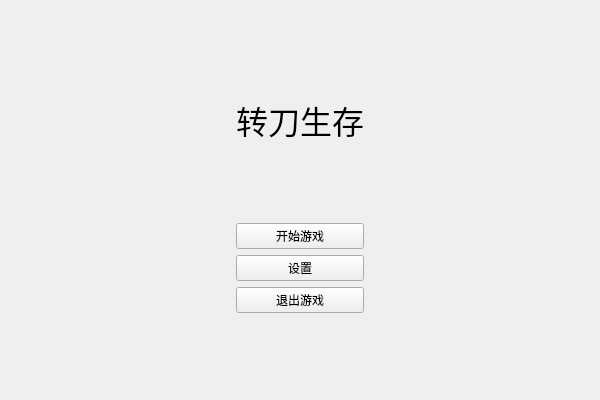
<?xml version="1.0" encoding="UTF-8"?>
<ui version="4.0">
 <class>QtGameClass</class>
 <widget class="QMainWindow" name="QtGameClass">
  <property name="geometry">
   <rect>
    <x>0</x>
    <y>0</y>
    <width>600</width>
    <height>400</height>
   </rect>
  </property>
  <property name="windowTitle">
   <string>QtGame</string>
  </property>
  <widget class="QWidget" name="centralWidget">
   <layout class="QGridLayout" name="gridLayout">
    <item row="0" column="0">
     <widget class="QStackedWidget" name="stackedWidget">
      <property name="currentIndex">
       <number>0</number>
      </property>
      <widget class="QWidget" name="mainPage">
       <layout class="QGridLayout" name="gridLayout_2" rowstretch="3,1,1,1,1">
        <item row="4" column="1">
         <spacer name="verticalSpacer">
          <property name="orientation">
           <enum>Qt::Vertical</enum>
          </property>
          <property name="sizeHint" stdset="0">
           <size>
            <width>20</width>
            <height>40</height>
           </size>
          </property>
         </spacer>
        </item>
        <item row="2" column="0">
         <spacer name="horizontalSpacer">
          <property name="orientation">
           <enum>Qt::Horizontal</enum>
          </property>
          <property name="sizeHint" stdset="0">
           <size>
            <width>40</width>
            <height>20</height>
           </size>
          </property>
         </spacer>
        </item>
        <item row="2" column="1">
         <widget class="QPushButton" name="btnSetting">
          <property name="text">
           <string>设置</string>
          </property>
         </widget>
        </item>
        <item row="1" column="1">
         <widget class="QPushButton" name="btnStart">
          <property name="text">
           <string>开始游戏</string>
          </property>
         </widget>
        </item>
        <item row="0" column="1">
         <widget class="QLabel" name="label">
          <property name="font">
           <font>
            <pointsize>24</pointsize>
           </font>
          </property>
          <property name="text">
           <string>转刀生存</string>
          </property>
          <property name="alignment">
           <set>Qt::AlignCenter</set>
          </property>
         </widget>
        </item>
        <item row="3" column="1">
         <widget class="QPushButton" name="btnExit">
          <property name="text">
           <string>退出游戏</string>
          </property>
         </widget>
        </item>
        <item row="2" column="2">
         <spacer name="horizontalSpacer_2">
          <property name="orientation">
           <enum>Qt::Horizontal</enum>
          </property>
          <property name="sizeHint" stdset="0">
           <size>
            <width>40</width>
            <height>20</height>
           </size>
          </property>
         </spacer>
        </item>
       </layout>
      </widget>
      <widget class="QWidget" name="settingPage">
       <layout class="QGridLayout" name="gridLayout_3" columnstretch="1,1,1,1">
        <item row="10" column="1" colspan="2">
         <spacer name="verticalSpacer_3">
          <property name="orientation">
           <enum>Qt::Vertical</enum>
          </property>
          <property name="sizeHint" stdset="0">
           <size>
            <width>20</width>
            <height>40</height>
           </size>
          </property>
         </spacer>
        </item>
        <item row="0" column="1">
         <widget class="QLabel" name="label_2">
          <property name="text">
           <string>游戏帧率</string>
          </property>
         </widget>
        </item>
        <item row="0" column="2">
         <widget class="QComboBox" name="FPS">
          <property name="currentIndex">
           <number>3</number>
          </property>
          <item>
           <property name="text">
            <string>30</string>
           </property>
          </item>
          <item>
           <property name="text">
            <string>60</string>
           </property>
          </item>
          <item>
           <property name="text">
            <string>90</string>
           </property>
          </item>
          <item>
           <property name="text">
            <string>120</string>
           </property>
          </item>
         </widget>
        </item>
        <item row="3" column="2">
         <widget class="QSpinBox" name="characterSize">
          <property name="minimum">
           <number>100</number>
          </property>
          <property name="maximum">
           <number>500</number>
          </property>
          <property name="value">
           <number>150</number>
          </property>
         </widget>
        </item>
        <item row="9" column="1">
         <widget class="QLabel" name="label_8">
          <property name="text">
           <string>草丛数量</string>
          </property>
         </widget>
        </item>
        <item row="7" column="2">
         <widget class="QSpinBox" name="itemSize">
          <property name="minimum">
           <number>20</number>
          </property>
          <property name="maximum">
           <number>200</number>
          </property>
          <property name="value">
           <number>60</number>
          </property>
         </widget>
        </item>
        <item row="5" column="1">
         <widget class="QLabel" name="label_10">
          <property name="text">
           <string>玩家攻击力</string>
          </property>
         </widget>
        </item>
        <item row="2" column="2">
         <widget class="QSpinBox" name="activeRadius">
          <property name="minimum">
           <number>1500</number>
          </property>
          <property name="maximum">
           <number>8000</number>
          </property>
          <property name="value">
           <number>3600</number>
          </property>
         </widget>
        </item>
        <item row="8" column="1">
         <widget class="QLabel" name="label_7">
          <property name="text">
           <string>刀圈最大半径</string>
          </property>
         </widget>
        </item>
        <item row="3" column="0">
         <spacer name="horizontalSpacer_3">
          <property name="orientation">
           <enum>Qt::Horizontal</enum>
          </property>
          <property name="sizeHint" stdset="0">
           <size>
            <width>40</width>
            <height>20</height>
           </size>
          </property>
         </spacer>
        </item>
        <item row="3" column="1">
         <widget class="QLabel" name="label_5">
          <property name="text">
           <string>玩家大小</string>
          </property>
         </widget>
        </item>
        <item row="4" column="1">
         <widget class="QLabel" name="label_9">
          <property name="text">
           <string>玩家最大血量</string>
          </property>
         </widget>
        </item>
        <item row="1" column="2">
         <widget class="QSpinBox" name="botNumber">
          <property name="suffix">
           <string/>
          </property>
          <property name="minimum">
           <number>5</number>
          </property>
          <property name="maximum">
           <number>20</number>
          </property>
         </widget>
        </item>
        <item row="12" column="0" colspan="4">
         <spacer name="verticalSpacer_2">
          <property name="orientation">
           <enum>Qt::Vertical</enum>
          </property>
          <property name="sizeHint" stdset="0">
           <size>
            <width>20</width>
            <height>40</height>
           </size>
          </property>
         </spacer>
        </item>
        <item row="3" column="3">
         <spacer name="horizontalSpacer_4">
          <property name="orientation">
           <enum>Qt::Horizontal</enum>
          </property>
          <property name="sizeHint" stdset="0">
           <size>
            <width>40</width>
            <height>20</height>
           </size>
          </property>
         </spacer>
        </item>
        <item row="9" column="2">
         <widget class="QSpinBox" name="grassNum">
          <property name="maximum">
           <number>200</number>
          </property>
          <property name="value">
           <number>50</number>
          </property>
         </widget>
        </item>
        <item row="8" column="2">
         <widget class="QSpinBox" name="knifeRollMaxRadius">
          <property name="minimum">
           <number>150</number>
          </property>
          <property name="maximum">
           <number>800</number>
          </property>
          <property name="value">
           <number>400</number>
          </property>
         </widget>
        </item>
        <item row="7" column="1">
         <widget class="QLabel" name="label_6">
          <property name="text">
           <string>物品大小</string>
          </property>
         </widget>
        </item>
        <item row="1" column="1">
         <widget class="QLabel" name="label_3">
          <property name="text">
           <string>机器人数量</string>
          </property>
         </widget>
        </item>
        <item row="2" column="1">
         <widget class="QLabel" name="label_4">
          <property name="text">
           <string>可活动半径</string>
          </property>
         </widget>
        </item>
        <item row="11" column="0" colspan="4">
         <layout class="QHBoxLayout" name="horizontalLayout">
          <item>
           <spacer name="horizontalSpacer_5">
            <property name="orientation">
             <enum>Qt::Horizontal</enum>
            </property>
            <property name="sizeHint" stdset="0">
             <size>
              <width>40</width>
              <height>20</height>
             </size>
            </property>
           </spacer>
          </item>
          <item>
           <widget class="QPushButton" name="btnAccept">
            <property name="text">
             <string>应用</string>
            </property>
           </widget>
          </item>
          <item>
           <widget class="QPushButton" name="btnRestore">
            <property name="text">
             <string>重置</string>
            </property>
           </widget>
          </item>
          <item>
           <widget class="QPushButton" name="btnBack">
            <property name="text">
             <string>返回</string>
            </property>
           </widget>
          </item>
          <item>
           <spacer name="horizontalSpacer_6">
            <property name="orientation">
             <enum>Qt::Horizontal</enum>
            </property>
            <property name="sizeHint" stdset="0">
             <size>
              <width>40</width>
              <height>20</height>
             </size>
            </property>
           </spacer>
          </item>
         </layout>
        </item>
        <item row="6" column="1">
         <widget class="QLabel" name="label_11">
          <property name="text">
           <string>移动速度</string>
          </property>
         </widget>
        </item>
        <item row="4" column="2">
         <widget class="QSpinBox" name="characterHealthy">
          <property name="minimum">
           <number>20</number>
          </property>
          <property name="maximum">
           <number>200</number>
          </property>
          <property name="value">
           <number>100</number>
          </property>
         </widget>
        </item>
        <item row="5" column="2">
         <widget class="QSpinBox" name="characterAttack">
          <property name="minimum">
           <number>1</number>
          </property>
          <property name="maximum">
           <number>100</number>
          </property>
          <property name="value">
           <number>5</number>
          </property>
         </widget>
        </item>
        <item row="6" column="2">
         <widget class="QSpinBox" name="moveSpeed">
          <property name="minimum">
           <number>200</number>
          </property>
          <property name="maximum">
           <number>1500</number>
          </property>
          <property name="value">
           <number>700</number>
          </property>
         </widget>
        </item>
       </layout>
      </widget>
     </widget>
    </item>
   </layout>
  </widget>
 </widget>
 <layoutdefault spacing="6" margin="11"/>
 <resources>
  <include location="QtGame.qrc"/>
 </resources>
 <connections/>
</ui>
